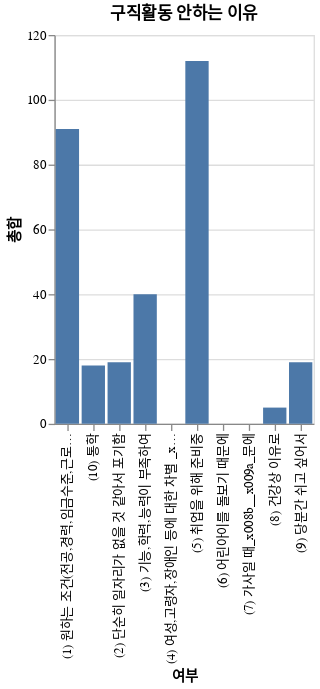

This figure's notebook cell:
### Code cell
chart = alt.Chart(c).mark_bar().encode(
    x='\uc5ec\ubd80', # Set the x-axis to the '\uc5ec\ubd80' column
    y='\ucd1d\ud569'  # Set the y-axis to the '\ucd1d\ud569' column
).properties(title='구직활동 안하는 이유')
# Display the chart
chart

### Figure 1 — Vega-Lite specification as saved in the notebook (floating-point values rounded to 4 significant figures)
{"config": {"view": {"continuousWidth": 300, "continuousHeight": 300}}, "data": {"name": "data-b6b37cdccef9a9e110eb02124e084ba0"}, "mark": {"type": "bar"}, "encoding": {"x": {"field": "여부", "type": "nominal"}, "y": {"field": "총합", "type": "quantitative"}}, "title": "구직활동 안하는 이유", "$schema": "https://vega.github.io/schema/vega-lite/v5.20.1.json", "datasets": {"data-b6b37cdccef9a9e110eb02124e084ba0": [{"여부": "(1) 원하는 조건(전공,경력,임금수준,근로조건)을 만족하는 일자리가 없을 것 같아서", "총합": 91}, {"여부": "(2) 단순히 일자리가 없을 것 같아서 포기함", "총합": 19}, {"여부": "(3) 기능,학력,능력이 부족하여", "총합": 40}, {"여부": "(4) 여성,고령자,장애인 등에 대한 차별 _x008b__x009a_때문에", "총합": 0}, {"여부": "(5) 취업을 위해 준비중", "총합": 112}, {"여부": "(6) 어린아이를 돌보기 때문에", "총합": 0}, {"여부": "(7) 가사일 때_x008b__x009a_문에", "총합": 0}, {"여부": "(8) 건강상 이유로", "총합": 5}, {"여부": "(9) 당분간 쉬고 싶어서", "총합": 19}, {"여부": "(10) 통학", "총합": 18}]}}
